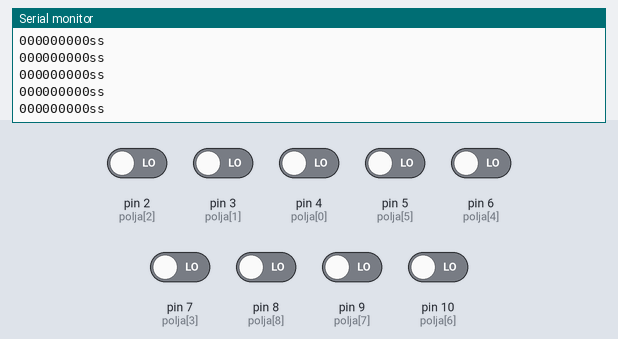
Bench run of a sketch on a simulated Arduino Uno, built with avr-gcc and run on an emulated ATmega328P. Parts: the last lines printed to the serial monitor. The inputs (shaded band) are chosen by the test bench; at power-on: pin 2 (polja[2]), pin 3 (polja[1]), pin 4 (polja[0]), pin 5 (polja[5]), pin 6 (polja[4]), pin 7 (polja[3]), pin 8 (polja[8]), pin 9 (polja[7]), pin 10 (polja[6]) LOW.

Above: at 1.2 s.
1.3 s: pin 2 (polja[2]) driven HIGH
At 1.31 s:
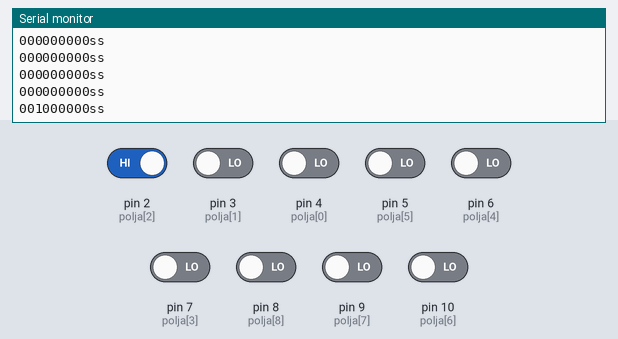
2.8 s: pin 3 (polja[1]) driven HIGH
At 2.82 s:
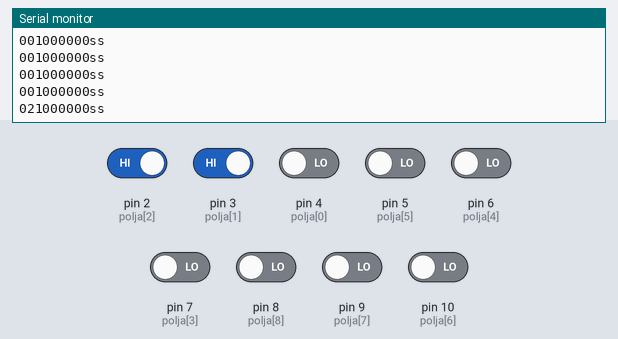
4.3 s: pin 4 (polja[0]) driven HIGH
At 4.33 s:
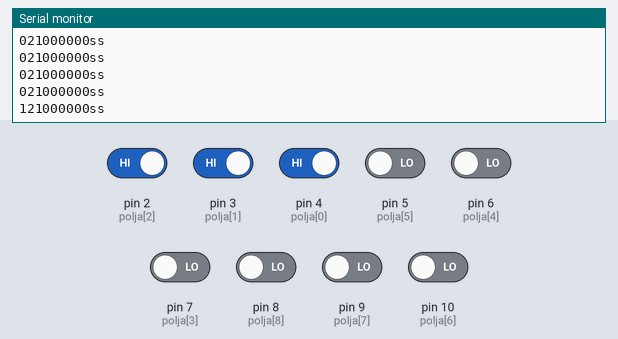
5.8 s: pin 5 (polja[5]) driven HIGH
At 5.84 s:
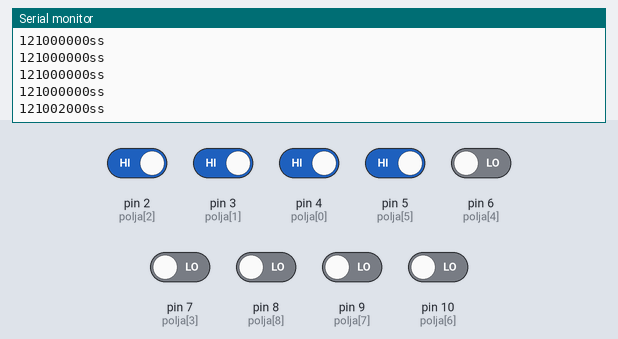
7.3 s: pin 6 (polja[4]) driven HIGH
At 7.35 s:
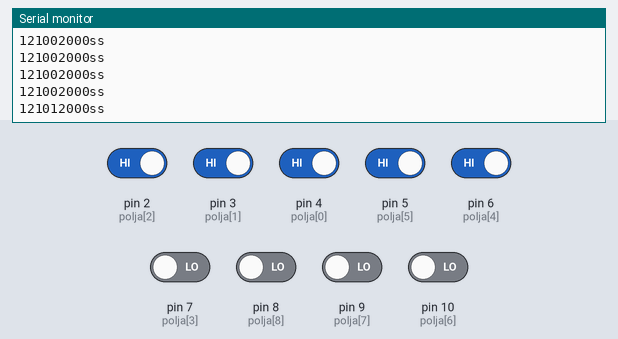
8.8 s: pin 7 (polja[3]) driven HIGH
At 8.86 s:
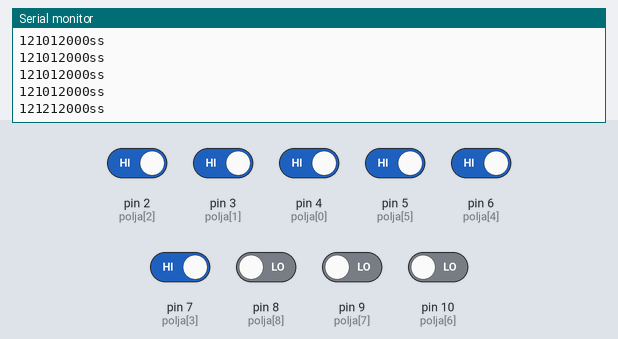
Timing chart, 0 to 11.3 s (numbered marks = the images above; inputs shaded):
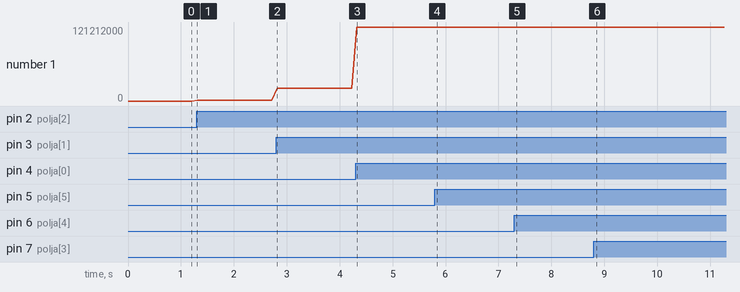

Measured:
- after the input at 1.3 s, the serial monitor: prints a new line at once (image 1)
- after the input at 2.8 s, the serial monitor: prints a new line at once (image 2)
- after the input at 4.3 s, the serial monitor: prints a new line at once (image 3)
- after the input at 5.8 s, the serial monitor: prints a new line at once (image 4)
- after the input at 7.3 s, the serial monitor: prints a new line at once (image 5)
- after the input at 8.8 s, the serial monitor: prints a new line after 0.05 s (image 6)
- plotted number 1: 0 → 1000000 after the input at 1.3 s, 1000000 → 21000000 after the input at 2.8 s, 21000000 → 121000000 after the input at 4.3 s, 121000000 → 121002000 after the input at 5.8 s, 121002000 → 121012000 after the input at 7.3 s

The sketch:

TicTacToe-Table.ino
```cpp
String grid = "000000000ss";
bool PlayerOneWin = false;
bool PlayerTwoWin = false;
bool turn=false;
int polja[9] = { 4, 3, 2, 7, 6, 5, 10, 9, 8 };
bool isGood[9] = { 0, 0, 0, 0, 0, 0, 0, 0, 0 };

void setPolja() {
  for (int i = 0; i < 9; i++) {
    if (bool(digitalRead(polja[i])) && !isGood[i]) {
      grid[i] = (!turn ? '1' : '2');
      isGood[i] = 1;
      turn = !turn;
    }
  }
}
bool prazanString() {
  for(int i=0;i<9;i++)if(grid[i]=='0')return false;
  return true;
}
void setup() {
  for (int i = 2; i < 10; i++) pinMode(i, INPUT);
  Serial.begin(9600);
  Serial.setTimeout(10);
}
void loop() {
  setPolja();
  PlayerOneWin = 0;
  PlayerTwoWin = 0;
  grid[9] = 's';
  grid[10] = 's';
  //bruteforce of tic tac toe for players
  PlayerOneWin |= (grid.substring(0, 3) == "111" || grid.substring(3, 6) == "111" || grid.substring(6, 9) == "111" || (grid[0] == '1' && grid[3] == '1' && grid[6] == '1') || (grid[1] == '1' && grid[4] == '1' && grid[7] == '1') || (grid[2] == '1' && grid[5] == '1' && grid[8] == '1') || (grid[0] == '1' && grid[4] == '1' && grid[8] == '1') || (grid[2] == '1' && grid[4] == '1' && grid[6] == '1'));
  PlayerTwoWin |= (grid.substring(0, 3) == "222" || grid.substring(3, 6) == "222" || grid.substring(6, 9) == "222" || (grid[0] == '2' && grid[3] == '2' && grid[6] == '2') || (grid[1] == '2' && grid[4] == '2' && grid[7] == '2') || (grid[2] == '2' && grid[5] == '2' && grid[8] == '2') || (grid[0] == '2' && grid[4] == '2' && grid[8] == '2') || (grid[2] == '2' && grid[4] == '2' && grid[6] == '2'));
  if (!prazanString()) {
    if (PlayerOneWin) {
      grid[9] = 'p';
      grid[10] = '1';
    }
    if (PlayerTwoWin) {
      grid[9] = 'p';
      grid[10] = '2';
    }
  } else {
    if (PlayerOneWin) {
      grid[9] = 'p';
      grid[10] = '1';
    } else if (PlayerTwoWin) {
      grid[9] = 'p';
      grid[10] = '2';
    } else {
      grid[9] = 'd';
      grid[10] = 'r';
    }
  }
  Serial.println(grid);
  delay(100);
}
```
